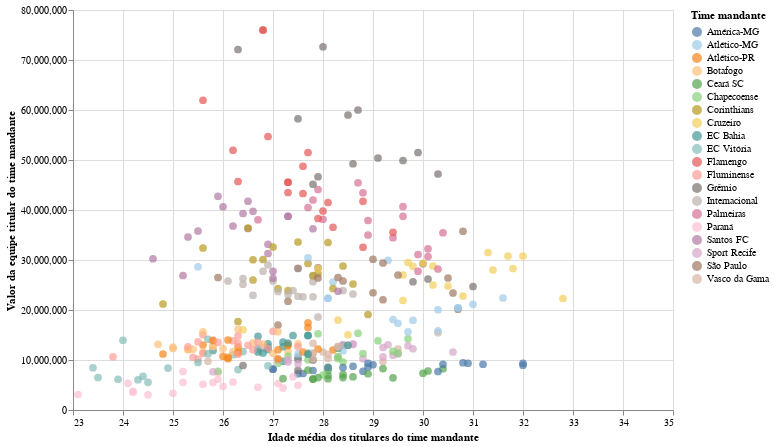

Source (notebook cell):
### Code cell
# Elaborando o diagrama de dispersão
alt.Chart(data = cbf_2018) \
  .mark_circle(size=60)\
  .encode(
    x=alt.X(
        shorthand = 'idade_media_titular_man:Q',
        scale=alt.Scale(domain=(23, 35)),
        title = 'Idade média dos titulares do time mandante'
    ),
    y=alt.Y(
        shorthand = 'valor_equipe_titular_man:Q',
        title = 'Valor da equipe titular do time mandante'
    ),
    color=alt.Color(
      shorthand ="time_man:N", 
      legend = alt.Legend(title = 'Time mandante'),
      scale=alt.Scale(scheme='tableau20')
    ),
    tooltip=['time_man', 'idade_media_titular_man', 'valor_equipe_titular_man']
).properties(width=600, height=400).interactive()

### Figure 1 — Vega-Lite specification as saved in the notebook (floating-point values rounded to 4 significant figures; data arrays with more than 128 entries replaced by an {"elided": "..."} marker saying what was removed)
{"config": {"view": {"continuousWidth": 400, "continuousHeight": 300}}, "data": {"name": "data-8aa226dbda99e0f5c9ebed5d70561725"}, "mark": {"type": "circle", "size": 60}, "encoding": {"color": {"field": "time_man", "legend": {"title": "Time mandante"}, "scale": {"scheme": "tableau20"}, "type": "nominal"}, "tooltip": [{"field": "time_man", "type": "nominal"}, {"field": "idade_media_titular_man", "type": "quantitative"}, {"field": "valor_equipe_titular_man", "type": "quantitative"}], "x": {"field": "idade_media_titular_man", "scale": {"domain": [23, 35]}, "title": "Idade média dos titulares do time mandante", "type": "quantitative"}, "y": {"field": "valor_equipe_titular_man", "title": "Valor da equipe titular do time mandante", "type": "quantitative"}}, "height": 400, "selection": {"selector002": {"type": "interval", "bind": "scales", "encodings": ["x", "y"]}}, "width": 600, "$schema": "https://vega.github.io/schema/vega-lite/v4.17.0.json", "datasets": {"data-8aa226dbda99e0f5c9ebed5d70561725": {"elided": "380 records"}}}
